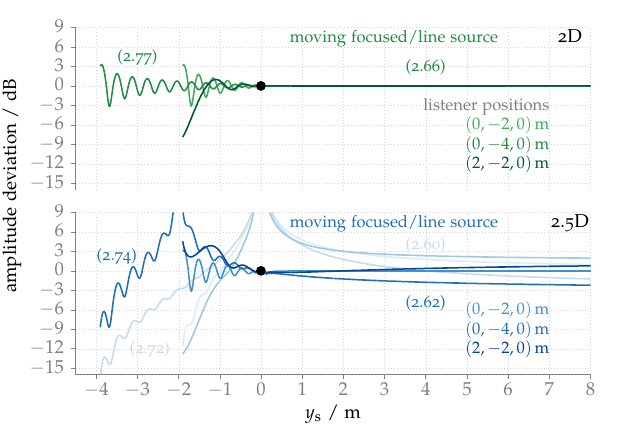

This figure's gnuplot source:
#!/usr/bin/gnuplot
#
# FIGURE 3.2: Amplitudes of a synthesized point/focused source minus the
# amplitudes of corresponding real point source located at y_s for three fixed
# listening positions. The secondary source distribution is located on the
# x-axis as indicated by the black dot. For positions of the synthesized source
# with negative y_s values the corresponding focused source models were applied.
# The used driving functions are indicated within the graphs. For the 2.5D case,
# two different driving functions are shown whereby the dark blue one is used as
# default in this thesis. Parameters: x_ref = (0,-2,0) m, f = 1 kHz.
#
# AUTHOR:   Hagen Wierstorf
# SOFTWARE: gnuplot 5.0 patchlevel 3

reset
set macros
set loadpath '../../gnuplot' 'data'

load 'latex.cfg'
load 'border.cfg'
load 'grid.cfg'
load 'paired.pal'

set terminal epslatex size 10.7cm,7.2cm color colortext @small
set output 'fig3_02.tex';

unset key

set xrange [-4.5:8]
set yrange [-16:9]
set xtics 1 offset 0,0.5 scale 0
set ytics 3 offset 0.5,0
unset xlabel
unset ylabel
set format x ''
set xtics scale 0

set lmargin 5.5

set multiplot layout 2,1
set border 2
set label 1 '2D'                             at  7.5,  7.5 center front
set label 2 '\ft listener positions'         at  7.0, -3.0 right  front tc ls 101
set label 3 '\ft $(0,-2,0)$\,m'              at  7.0, -6.0 right  front tc ls 6
set label 4 '\ft $(0,-4,0)$\,m'              at  7.0, -9.0 right  front tc ls 7
set label 5 '\ft $(2,-2,0)$\,m'              at  7.0,-12.0 right  front tc ls 8
set label 6 '\ft moving focused/line source' at  0.7,  7.5 left   front tc ls 7
set label 7 '\ft (2.66)'                     at  4.0,  3.0 center front tc ls 7
set label 8 '\ft (2.77)'                     at -3.0,  4.5 center front tc ls 7
set tmargin 1.2
set bmargin 1
load 'greens.pal'
plot 'amplitudes_moving_source_2D_X0.0_Y-2.0.txt' u 1:($3-$2) w l ls 6 lw 3,\
     'amplitudes_moving_source_2D_X0.0_Y-4.0.txt' u 1:($3-$2) w l ls 7 lw 3,\
     'amplitudes_moving_source_2D_X2.0_Y-2.0.txt' u 1:($3-$2) w l ls 8 lw 3,\
     '<echo "0 0"' w p pt 7 ps 1.5 lc rgb 'black'
set label  1 '2.5D'
unset label 2
set label  7 '\ft (2.62)'                    at  4.0, -4.9
set label  8 '\ft (2.74)'                    at -3.5,  2.4
set label  9 '\ft (2.60)'                    at  4.0,  4.0 center front tc ls 3
set label 10 '\ft (2.72)'                    at -2.7,-12.0 center front tc ls 3 
set border 3
set xtics scale 0.75
set format x '$%g$'
set xlabel '$y_\text{s}$ / m' offset 0,1
set ylabel 'amplitude deviation / dB' offset 1.5,4.7
set bmargin 2.2
set tmargin 0
load 'blues.pal'
plot 'amplitudes_moving_source_25D_ps_X0.0_Y-2.0.txt' u 1:($3-$2) w l ls 2 lw 3,\
     'amplitudes_moving_source_25D_ps_X0.0_Y-4.0.txt' u 1:($3-$2) w l ls 3 lw 3,\
     'amplitudes_moving_source_25D_ps_X2.0_Y-2.0.txt' u 1:($3-$2) w l ls 4 lw 3,\
     'amplitudes_moving_source_25D_X0.0_Y-2.0.txt'    u 1:($3-$2) w l ls 6 lw 3,\
     'amplitudes_moving_source_25D_X0.0_Y-4.0.txt'    u 1:($3-$2) w l ls 7 lw 3,\
     'amplitudes_moving_source_25D_X2.0_Y-2.0.txt'    u 1:($3-$2) w l ls 8 lw 3,\
     '<echo "0 0"' w p pt 7 ps 1.5 lc rgb 'black'
unset multiplot

call 'plot.plt' 'fig3_02'
